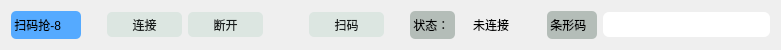
  <widget class="QWidget" name="layoutWidget_8">
   <property name="geometry">
    <rect>
     <x>20</x>
     <y>360</y>
     <width>781</width>
     <height>30</height>
    </rect>
   </property>
   <layout class="QGridLayout" name="gridLayout_8">
    <item row="0" column="2">
     <widget class="QPushButton" name="pb_Connect_8">
      <property name="minimumSize">
       <size>
        <width>75</width>
        <height>25</height>
       </size>
      </property>
      <property name="styleSheet">
       <string notr="true">background: rgb(220, 230, 225);
border-color: rgb(0, 0, 0);
border-radius: 5px;
color:rgb(24, 28, 27);</string>
      </property>
      <property name="text">
       <string>连接</string>
      </property>
     </widget>
    </item>
    <item row="0" column="5">
     <widget class="QPushButton" name="pb_Scan_8">
      <property name="minimumSize">
       <size>
        <width>75</width>
        <height>25</height>
       </size>
      </property>
      <property name="styleSheet">
       <string notr="true">background: rgb(220, 230, 225);
border-color: rgb(0, 0, 0);
border-radius: 5px;
color:rgb(24, 28, 27);</string>
      </property>
      <property name="text">
       <string>扫码</string>
      </property>
     </widget>
    </item>
    <item row="0" column="8">
     <widget class="QLabel" name="lb_State_8">
      <property name="minimumSize">
       <size>
        <width>60</width>
        <height>25</height>
       </size>
      </property>
      <property name="text">
       <string>未连接</string>
      </property>
      <property name="alignment">
       <set>Qt::AlignCenter</set>
      </property>
     </widget>
    </item>
    <item row="0" column="0">
     <widget class="QLabel" name="lb_Scaner_8">
      <property name="minimumSize">
       <size>
        <width>70</width>
        <height>28</height>
       </size>
      </property>
      <property name="styleSheet">
       <string notr="true">border-radius: 5px;
background-color: rgb(85, 170, 255);</string>
      </property>
      <property name="text">
       <string> 扫码抢-8 </string>
      </property>
     </widget>
    </item>
    <item row="0" column="6">
     <spacer name="horizontalSpacer_29">
      <property name="orientation">
       <enum>Qt::Horizontal</enum>
      </property>
      <property name="sizeType">
       <enum>QSizePolicy::Fixed</enum>
      </property>
      <property name="sizeHint" stdset="0">
       <size>
        <width>20</width>
        <height>20</height>
       </size>
      </property>
     </spacer>
    </item>
    <item row="0" column="9">
     <spacer name="horizontalSpacer_30">
      <property name="orientation">
       <enum>Qt::Horizontal</enum>
      </property>
      <property name="sizeType">
       <enum>QSizePolicy::Fixed</enum>
      </property>
      <property name="sizeHint" stdset="0">
       <size>
        <width>20</width>
        <height>20</height>
       </size>
      </property>
     </spacer>
    </item>
    <item row="0" column="3">
     <widget class="QPushButton" name="pb_Disconnect_8">
      <property name="minimumSize">
       <size>
        <width>75</width>
        <height>25</height>
       </size>
      </property>
      <property name="styleSheet">
       <string notr="true">background: rgb(220, 230, 225);
border-color: rgb(0, 0, 0);
border-radius: 5px;
color:rgb(24, 28, 27);</string>
      </property>
      <property name="text">
       <string>断开</string>
      </property>
     </widget>
    </item>
    <item row="0" column="7">
     <widget class="QLabel" name="label_16">
      <property name="minimumSize">
       <size>
        <width>45</width>
        <height>25</height>
       </size>
      </property>
      <property name="styleSheet">
       <string notr="true">border-radius: 5px;
background-color: rgb(180, 189, 184);</string>
      </property>
      <property name="text">
       <string> 状态：</string>
      </property>
     </widget>
    </item>
    <item row="0" column="11">
     <widget class="QLineEdit" name="le_CodeData_8">
      <property name="minimumSize">
       <size>
        <width>75</width>
        <height>25</height>
       </size>
      </property>
      <property name="styleSheet">
       <string notr="true">border-radius: 6px;
</string>
      </property>
     </widget>
    </item>
    <item row="0" column="4">
     <spacer name="horizontalSpacer_31">
      <property name="orientation">
       <enum>Qt::Horizontal</enum>
      </property>
      <property name="sizeType">
       <enum>QSizePolicy::Fixed</enum>
      </property>
      <property name="sizeHint" stdset="0">
       <size>
        <width>40</width>
        <height>20</height>
       </size>
      </property>
     </spacer>
    </item>
    <item row="0" column="1">
     <spacer name="horizontalSpacer_32">
      <property name="orientation">
       <enum>Qt::Horizontal</enum>
      </property>
      <property name="sizeType">
       <enum>QSizePolicy::Fixed</enum>
      </property>
      <property name="sizeHint" stdset="0">
       <size>
        <width>20</width>
        <height>20</height>
       </size>
      </property>
     </spacer>
    </item>
    <item row="0" column="10">
     <widget class="QLabel" name="label_17">
      <property name="minimumSize">
       <size>
        <width>50</width>
        <height>25</height>
       </size>
      </property>
      <property name="styleSheet">
       <string notr="true">border-radius: 5px;
background-color: rgb(180, 189, 184);</string>
      </property>
      <property name="text">
       <string> 条形码</string>
      </property>
     </widget>
    </item>
   </layout>
  </widget>
